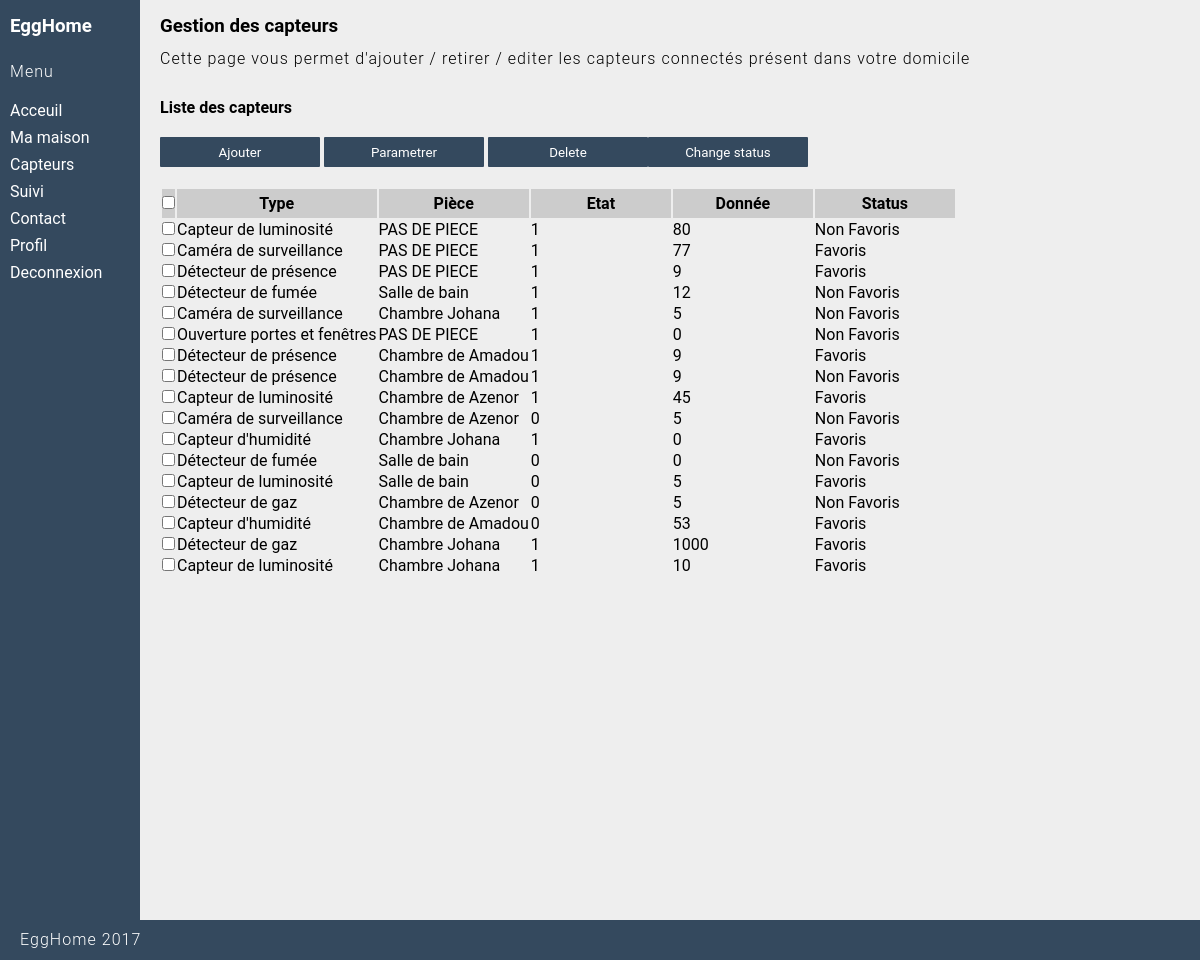
Screenshot of /client/gestion_capteurs (signed in) with the database file from the repository.
### tables this page shows
CREATE TABLE `capteur` (
  `id` int(11) NOT NULL,
  `etat` tinyint(4) DEFAULT NULL,
  `id_piece` int(11) NOT NULL,
  `id_type` int(11) NOT NULL,
  `favoris` tinyint(1) NOT NULL DEFAULT '0',
  `id_client` int(11) DEFAULT NULL
);

CREATE TABLE `type_capteurs` (
  `id` int(11) NOT NULL,
  `type` varchar(45) DEFAULT NULL
);

CREATE TABLE `donnee` (
  `id` int(11) NOT NULL,
  `date` datetime DEFAULT NULL,
  `valeur` float DEFAULT NULL,
  `id_capteur` int(11) NOT NULL
);

CREATE TABLE `piece` (
  `id` int(11) NOT NULL,
  `nom` varchar(45) DEFAULT NULL,
  `id_client` int(11) NOT NULL
);

### application/controller/client.php (called while the page is built, shortened)
<?php
class Client extends Controller {
    public function gestion_capteurs() {
        $capteurs = Capteur::find_all_capteur();
        require APP . 'view/_templates/head.php';
        require APP . 'view/client/includes/sidebar.php';
        require APP . 'view/client/gestion_capteurs.php';
        require APP . 'view/_templates/footer.php';
    }
}

### public/index.php (called while the page is built, shortened)
<?php
require APP . 'core/database/database.php';
require APP . 'core/database/database_object.php';
$database = new Database();
$app = new Application();

### application/core/database/database.php (called while the page is built, shortened)
<?php
class Database {
	public $connection;
	function open_db_connection() {
        $options = array(PDO::ATTR_DEFAULT_FETCH_MODE => PDO::FETCH_OBJ, PDO::ATTR_ERRMODE => PDO::ERRMODE_WARNING);
        try {
	        $this->connection = new PDO(DB_TYPE . ':host=' . DB_HOST . ';dbname=' . DB_NAME . ';charset=' . DB_CHARSET, DB_USER, DB_PASS, $options);
        } catch (PDOException $e) {
            die("database connection failed" . $this->connection->errorInfo());
        }
	}
	public function query($sql) {
        $query = $this->connection->prepare($sql);
        $result = $query->execute();
		return $query;
	}
}

### application/core/database/database_object.php (called while the page is built, shortened)
<?php
class Db_object {
	static public function find_all() {
		return static::find_by_query("SELECT * FROM " . static::$db_table . " ");
	}
	static public function find_by_query($sql) {
		return static::instanciate($sql);
	}
	static public function instanciate($sql) {
		global $database;
		$object_array = array();
		$calling_class = get_called_class();
		$result_set = $database->query($sql);
		while ($row = $result_set->fetchObject($calling_class))
			$object_array[] = $row;
		return $object_array;
	}
}

### application/model/capteur.php (called while the page is built, shortened)
<?php
class Capteur extends Db_object
{
    public $id;
    public $id_piece;
    public $id_type;
    public static function find_all_capteur() {
        $capteurs = Capteur::find_all();
        foreach ($capteurs as $capteur) {
            $capteur->type = $capteur->find_type_capteur()->type;
            $capteur->valeur = $capteur->find_donnee()->valeur;
            $capteur->date = $capteur->find_donnee()->date;
            if ($room = $capteur->find_capteur_room($capteur->id_piece))
                $capteur->piece = $room->nom;
            else $capteur->piece = "PAS DE PIECE";
        }
        return $capteurs;
    }
    public function find_type_capteur() {
        $sql = "SELECT *
                FROM type_capteurs t
                WHERE t.id = '{$this->id_type}'
                LIMIT 1 ";
        $result = self::find_by_query($sql);
        return array_shift($result);
    }
    public function find_donnee() {
        $sql = "SELECT *
                FROM donnee d
                WHERE d.id_capteur = '{$this->id}'
                LIMIT 1 ";
        $result = self::find_by_query($sql);
        return array_shift($result);
    }
    public function find_capteur_room() {
        if ($this->id_piece) {
            $sql = "SELECT *
                    FROM piece p
                    WHERE p.id = '{$this->id_piece}'
                    LIMIT 1 ";
            $result = self::find_by_query($sql);
            return array_shift($result);
        }
        return false;
    }
}

### application/view/client/gestion_capteurs.php (the view, shortened to what this page needs)
<div class="dashboard-content">
	<h3>Gestion des capteurs</h3>
	<p class="spacer-small">Cette page vous permet d'ajouter / retirer / editer les capteurs connectés présent dans votre domicile</p>
	<h4 class="spacer-large">Liste des capteurs</h4>
	<button name="addCapteur" class="addCapteur_btn">Ajouter</button>
	<button name="paramCapteur" class="paramCapteur_btn">Parametrer</button>
	<table class="table spacer-small">
		<thead>
		<tr class="first">
			<td><input type="checkbox" id="selectAllBoxes"></td>
			<th>Type</th>
			<th>Pièce</th>
			<th>Etat</th>
			<th>Donnée</th>
			<th>Status</th>
		</tr>
		</thead>
		<form class="form" method="POST" action="<?php echo URL; ?>client/gestion_capteurs">
			<tbody>
			<?php foreach ($capteurs as $capteur): ?>
			<tr>
				<td><input type="checkbox" class="checkBoxes" value='<?php echo $capteur->id ?>' name='checkBoxArray[]'>
				<td id="type"><?php echo $capteur->type ?></td>
				<td id="piece"><?php echo $capteur->piece ?></td>
				<td><?php echo $capteur->etat ?></td>
				<td><?php echo $capteur->valeur ?></td>
				<td>
					<?php if ($capteur->favoris == 1): ?>
						<?php echo "Favoris" ?>
					<?php else: ?>
						<?php echo "Non Favoris" ?>
					<?php endif ?>
				</td>
			</tr>
			<?php endforeach ?>
			</tbody>
			<input type="submit" name="deleteCapteur" id="submitgestioncapteur" value="Delete" >
			<input type="submit" name="favorisCapteur" id="submitgestioncapteur" value="Change status" >
		</form>
	</table>
</div>

### public/css/style.css (style rules this page uses)
* { margin: 0; padding: 0; box-sizing: border-box; font-family: "Roboto", sans-serif; }
p { font-weight: 300; letter-spacing: 1.05px; }
body { margin-bottom: -40px; margin: 0 0 40px; background-color: #EEE; }
html { position: relative; min-height: 100%; }
.dashboard-content { padding: 10px; padding-top: 15px; padding-left: 160px; min-width: 100%; }
.spacer-small { margin-top: 12px; }
.spacer-large { margin-top: 30px; }
button { margin-top: 8px; margin-bottom: 8px; height: 30px; width: 100px; }
button, input[type='submit'] { background-color: #34495e; border-radius: 1px; border-width: 0px; margin-top: 8px; margin-bottom: 8px; min-width: 160px; padding: 4px; height: 30px; color: white; }
#submitgestioncapteur { margin-top: 8px; margin-bottom: 8px; min-width: 160px; padding: 4px; height: 30px; color: white; }
.table th { margin: 0; min-width: 140px; padding: 5px; border: none; }
.table .first { background-color: #ccc; }

### rows the page displays
capteur: id_type.type "Capteur de luminosité", piece "PAS DE PIECE", etat "1", favoris "Non Favoris"
donnee: valeur "80"
capteur: id_type.type "Caméra de surveillance", piece "PAS DE PIECE", etat "1", favoris "Favoris"
donnee: valeur "77"
capteur: id_type.type "Détecteur de présence", piece "PAS DE PIECE", etat "1", favoris "Favoris"
donnee: valeur "9"
capteur: id_type.type "Détecteur de fumée", id_piece.nom "Salle de bain", etat "1", favoris "Non Favoris"
donnee: valeur "12"
capteur: id_type.type "Caméra de surveillance", id_client.nom "Chambre Johana", etat "1", favoris "Non Favoris"
donnee: valeur "5"
capteur: id_type.type "Ouverture portes et fenêtres", piece "PAS DE PIECE", etat "1", favoris "Non Favoris"
donnee: valeur "0"
capteur: id_type.type "Détecteur de présence", id_piece.nom "Chambre de Amadou", etat "1", favoris "Favoris"
donnee: valeur "9"
capteur: id_type.type "Détecteur de présence", id_piece.nom "Chambre de Amadou", etat "1", favoris "Non Favoris"
donnee: valeur "9"
capteur: id_type.type "Capteur de luminosité", id_piece.nom "Chambre de Azenor", etat "1", favoris "Favoris"
donnee: valeur "45"
capteur: id_type.type "Caméra de surveillance", id_piece.nom "Chambre de Azenor", etat "0", favoris "Non Favoris"
donnee: valeur "5"
capteur: id_type.type "Capteur d'humidité", id_client.nom "Chambre Johana", etat "1", favoris "Favoris"
donnee: valeur "0"
capteur: id_type.type "Détecteur de fumée", id_piece.nom "Salle de bain", etat "0", favoris "Non Favoris"
donnee: valeur "0"
capteur: id_type.type "Capteur de luminosité", id_piece.nom "Salle de bain", etat "0", favoris "Favoris"
donnee: valeur "5"
capteur: id_type.type "Détecteur de gaz", id_piece.nom "Chambre de Azenor", etat "0", favoris "Non Favoris"
donnee: valeur "5"
capteur: id_type.type "Capteur d'humidité", id_piece.nom "Chambre de Amadou", etat "0", favoris "Favoris"
donnee: valeur "53"
capteur: id_type.type "Détecteur de gaz", id_client.nom "Chambre Johana", etat "1", favoris "Favoris"
donnee: valeur "1000"
capteur: id_type.type "Capteur de luminosité", id_client.nom "Chambre Johana", etat "1", favoris "Favoris"
donnee: valeur "10"
